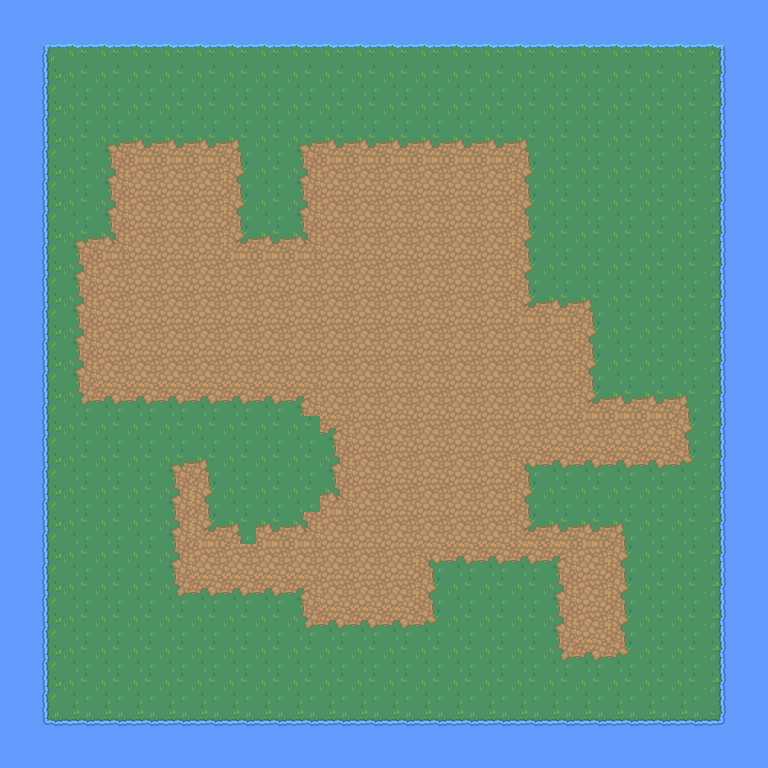

A 2D game scene composited from a Tiled map and its tileset images. What follows is a short description and the map's XML, with every tile layer's data as written:
An orthogonal 24x24 tile map with 32x32 px tiles, 3 tile layers (Water, Ground, Dirt).

<map version="1.10" tiledversion="1.11.2" orientation="orthogonal" renderorder="right-down" width="24" height="24" tilewidth="32" tileheight="32" infinite="0" nextlayerid="5" nextobjectid="1">
 <tileset firstgid="1" source="RPG Nature Tileset.tsx" />
 <layer id="1" name="Water" width="24" height="24">
  <data encoding="csv">
42,42,42,42,42,42,42,42,42,42,42,42,42,42,42,42,42,42,42,42,42,42,42,42,
42,42,42,42,42,42,42,42,42,42,42,42,42,42,42,42,42,42,42,42,42,42,42,42,
42,42,42,42,42,42,42,42,42,42,42,42,42,42,42,42,42,42,42,42,42,42,42,42,
42,42,42,42,42,42,42,42,42,42,42,42,42,42,42,42,42,42,42,42,42,42,42,42,
42,42,42,42,42,42,42,42,42,42,42,42,42,42,42,42,42,42,42,42,42,42,42,42,
42,42,42,42,42,42,42,42,42,42,42,42,42,42,42,42,42,42,42,42,42,42,42,42,
42,42,42,42,42,42,42,42,42,42,42,42,42,42,42,42,42,42,42,42,42,42,42,42,
42,42,42,42,42,42,42,42,42,42,42,42,42,42,42,42,42,42,42,42,42,42,42,42,
42,42,42,42,42,42,42,42,42,42,42,42,42,42,42,42,42,42,42,42,42,42,42,42,
42,42,42,42,42,42,42,42,42,42,42,42,42,42,42,42,42,42,42,42,42,42,42,42,
42,42,42,42,42,42,42,42,42,42,42,42,42,42,42,42,42,42,42,42,42,42,42,42,
42,42,42,42,42,42,42,42,42,42,42,42,42,42,42,42,42,42,42,42,42,42,42,42,
42,42,42,42,42,42,42,42,42,42,42,42,42,42,42,42,42,42,42,42,42,42,42,42,
42,42,42,42,42,42,42,42,42,42,42,42,42,42,42,42,42,42,42,42,42,42,42,42,
42,42,42,42,42,42,42,42,42,42,42,42,42,42,42,42,42,42,42,42,42,42,42,42,
42,42,42,42,42,42,42,42,42,42,42,42,42,42,42,42,42,42,42,42,42,42,42,42,
42,42,42,42,42,42,42,42,42,42,42,42,42,42,42,42,42,42,42,42,42,42,42,42,
42,42,42,42,42,42,42,42,42,42,42,42,42,42,42,42,42,42,42,42,42,42,42,42,
42,42,42,42,42,42,42,42,42,42,42,42,42,42,42,42,42,42,42,42,42,42,42,42,
42,42,42,42,42,42,42,42,42,42,42,42,42,42,42,42,42,42,42,42,42,42,42,42,
42,42,42,42,42,42,42,42,42,42,42,42,42,42,42,42,42,42,42,42,42,42,42,42,
42,42,42,42,42,42,42,42,42,42,42,42,42,42,42,42,42,42,42,42,42,42,42,42,
42,42,42,42,42,42,42,42,42,42,42,42,42,42,42,42,42,42,42,42,42,42,42,42,
42,42,42,42,42,42,42,42,42,42,42,42,42,42,42,42,42,42,42,42,42,42,42,42
</data>
 </layer>
 <layer id="2" name="Ground" width="24" height="24">
  <data encoding="csv">
0,0,0,0,0,0,0,0,0,0,0,0,0,0,0,0,0,0,0,0,0,0,0,0,
0,66,67,67,67,67,67,67,67,67,67,67,67,67,67,67,67,67,67,67,67,67,68,0,
0,86,41,41,41,41,41,41,41,41,41,41,41,41,41,41,41,41,41,41,41,41,88,0,
0,86,41,41,41,41,41,41,41,41,41,41,41,41,41,41,41,41,41,41,41,41,88,0,
0,86,41,41,41,41,41,41,41,41,41,41,41,41,41,41,41,41,41,41,41,41,88,0,
0,86,41,41,41,41,41,41,41,41,41,41,41,41,41,41,41,41,41,41,41,41,88,0,
0,86,41,41,41,41,41,41,41,41,41,41,41,41,41,41,41,41,41,41,41,41,88,0,
0,86,41,41,41,41,41,41,41,41,41,41,41,41,41,41,41,41,41,41,41,41,88,0,
0,86,41,41,41,41,41,41,41,41,41,41,41,41,41,41,41,41,41,41,41,41,88,0,
0,86,41,41,41,41,41,41,41,41,41,41,41,41,41,41,41,41,41,41,41,41,88,0,
0,86,41,41,41,41,41,41,41,41,41,41,41,41,41,41,41,41,41,41,41,41,88,0,
0,86,41,41,41,41,41,41,41,41,41,41,41,41,41,41,41,41,41,41,41,41,88,0,
0,86,41,41,41,41,41,41,41,41,41,41,41,41,41,41,41,41,41,41,41,41,88,0,
0,86,41,41,41,41,41,41,41,41,41,41,41,41,41,41,41,41,41,41,41,41,88,0,
0,86,41,41,41,41,41,41,41,41,41,41,41,41,41,41,41,41,41,41,41,41,88,0,
0,86,41,41,41,41,41,41,41,41,41,41,41,41,41,41,41,41,41,41,41,41,88,0,
0,86,41,41,41,41,41,41,41,41,41,41,41,41,41,41,41,41,41,41,41,41,88,0,
0,86,41,41,41,41,41,41,41,41,41,41,41,41,41,41,41,41,41,41,41,41,88,0,
0,86,41,41,41,41,41,41,41,41,41,41,41,41,41,41,41,41,41,41,41,41,88,0,
0,86,41,41,41,41,41,41,41,41,41,41,41,41,41,41,41,41,41,41,41,41,88,0,
0,86,41,41,41,41,41,41,41,41,41,41,41,41,41,41,41,41,41,41,41,41,88,0,
0,86,41,41,41,41,41,41,41,41,41,41,41,41,41,41,41,41,41,41,41,41,88,0,
0,106,107,107,107,107,107,107,107,107,107,107,107,107,107,107,107,107,107,107,107,107,108,0,
0,0,0,0,0,0,0,0,0,0,0,0,0,0,0,0,0,0,0,0,0,0,0,0
</data>
 </layer>
 <layer id="3" name="Dirt" width="24" height="24">
  <data encoding="csv">
0,0,0,0,0,0,0,0,0,0,0,0,0,0,0,0,0,0,0,0,0,0,0,0,
0,0,0,0,0,0,0,0,0,0,0,0,0,0,0,0,0,0,0,0,0,0,0,0,
0,0,0,0,0,0,0,0,0,0,0,0,0,0,0,0,0,0,0,0,0,0,0,0,
0,0,0,0,0,0,0,0,0,0,0,0,0,0,0,0,0,0,0,0,0,0,0,0,
0,0,0,126,127,127,127,128,0,126,127,127,127,127,127,127,128,0,0,0,0,0,0,0,
0,0,0,146,147,147,147,148,0,146,147,147,147,147,147,147,148,0,0,0,0,0,0,0,
0,0,0,146,147,147,147,148,0,146,147,147,147,147,147,147,148,0,0,0,0,0,0,0,
0,0,126,150,147,147,147,149,127,150,147,147,147,147,147,147,148,0,0,0,0,0,0,0,
0,0,146,147,147,147,147,147,147,147,147,147,147,147,147,147,148,0,0,0,0,0,0,0,
0,0,146,147,147,147,147,147,147,147,147,147,147,147,147,147,149,127,128,0,0,0,0,0,
0,0,146,147,147,147,147,147,147,147,147,147,147,147,147,147,147,147,148,0,0,0,0,0,
0,0,146,147,147,147,147,147,147,147,147,147,147,147,147,147,147,147,148,0,0,0,0,0,
0,0,166,167,167,167,167,167,167,130,147,147,147,147,147,147,147,147,149,127,127,128,0,0,
0,0,0,0,0,0,0,0,0,0,130,147,147,147,147,147,147,147,147,147,147,148,0,0,
0,0,0,0,0,126,128,0,0,0,146,147,147,147,147,147,129,167,167,167,167,168,0,0,
0,0,0,0,0,146,148,0,0,0,150,147,147,147,147,147,148,0,0,0,0,0,0,0,
0,0,0,0,0,146,149,128,127,150,147,147,147,147,147,147,149,127,127,128,0,0,0,0,
0,0,0,0,0,146,147,147,147,147,147,147,147,129,167,167,167,130,147,148,0,0,0,0,
0,0,0,0,0,166,167,167,167,130,147,147,147,148,0,0,0,146,147,148,0,0,0,0,
0,0,0,0,0,0,0,0,0,166,167,167,167,168,0,0,0,146,147,148,0,0,0,0,
0,0,0,0,0,0,0,0,0,0,0,0,0,0,0,0,0,166,167,168,0,0,0,0,
0,0,0,0,0,0,0,0,0,0,0,0,0,0,0,0,0,0,0,0,0,0,0,0,
0,0,0,0,0,0,0,0,0,0,0,0,0,0,0,0,0,0,0,0,0,0,0,0,
0,0,0,0,0,0,0,0,0,0,0,0,0,0,0,0,0,0,0,0,0,0,0,0
</data>
 </layer>
</map>
